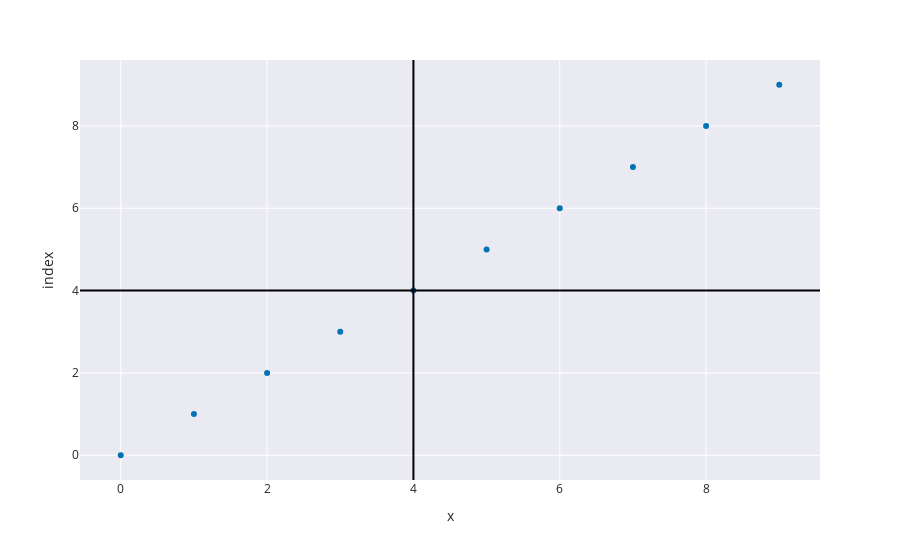

This figure's notebook cell:
### Code cell
df = pd.DataFrame({'time_foo_bar_xyz__s__': range(10), 'position__m__': range(10), 'speed__m/s__': 10*[1]})
fig = express.scatter(range(10), range(10))
fig.add_hline(4)
fig.add_vline(4)

### Figure 1 — Plotly figure (JSON) as saved in the notebook; plotly's stock layout.template omitted (floating-point values rounded to 4 significant figures)
{"data": [{"hovertemplate": "x=%{x}<br>index=%{y}<extra></extra>", "legendgroup": "", "marker": {"color": "#0173b2", "symbol": "circle"}, "mode": "markers", "name": "", "orientation": "h", "showlegend": false, "type": "scatter", "x": [0, 1, 2, 3, 4, 5, 6, 7, 8, 9], "xaxis": "x", "y": [0, 1, 2, 3, 4, 5, 6, 7, 8, 9], "yaxis": "y"}], "layout": {"legend": {"tracegroupgap": 0}, "margin": {"t": 60}, "shapes": [{"type": "line", "x0": 0, "x1": 1, "xref": "x domain", "y0": 4, "y1": 4, "yref": "y"}, {"type": "line", "x0": 4, "x1": 4, "xref": "x", "y0": 0, "y1": 1, "yref": "y domain"}], "xaxis": {"anchor": "y", "domain": [0, 1], "title": {"text": "x"}}, "yaxis": {"anchor": "x", "domain": [0, 1], "title": {"text": "index"}}}}
